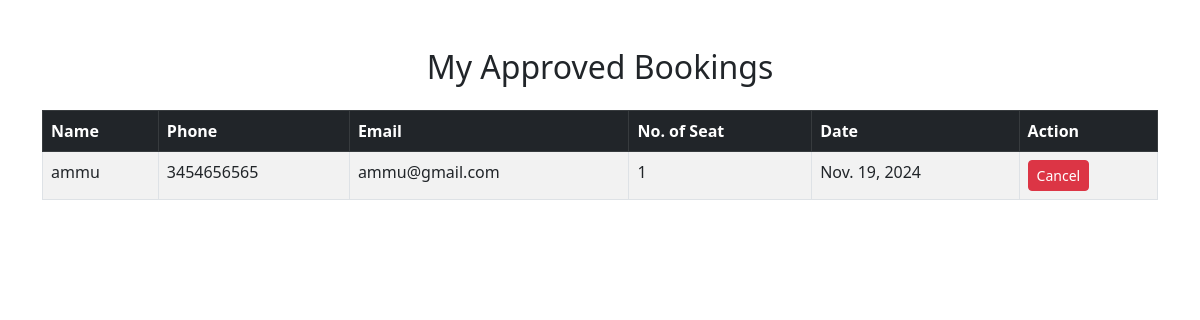
The page /Approved_booking_view/ (signed in) on the database its author committed.
### myapp/models.py (models this page shows)
class Booking(models.Model):
    booking_id=models.ForeignKey(Customers,on_delete=models.CASCADE)
    Name=models.CharField(max_length=100,verbose_name='Name')
    Phone=models.BigIntegerField(verbose_name='Phone')
    Email=models.EmailField(verbose_name='Email')
    Persons=models.IntegerField(verbose_name='Person')
    Date=models.DateField(verbose_name='Date')
    Status=models.IntegerField(verbose_name='Status',default=0)

### myapp/views.py (the view)
# urls.py: path('Approved_booking_view/', views.Approved_booking_view, name='Approved_booking_view'),
@login_required
def Approved_booking_view(request):
    approved_bookings = Booking.objects.filter(
        booking_id__customers_id=request.user,  # Link the booking to the logged-in user
        Status=1  # Only approved bookings
    )
    return render(request, 'booking_status.html', {'approved_bookings': approved_bookings})

### myapp/templates/booking_status.html (shortened to what this page needs)
<!DOCTYPE html>
<html lang="en">
<head>
    <link href="https://cdn.jsdelivr.net/npm/bootstrap@5.3.0-alpha1/dist/css/bootstrap.min.css" rel="stylesheet">
</head>
<body>
    <div class="container mt-5">
        <h2 class="text-center mb-4">My Approved Bookings</h2>
        {% if approved_bookings %}
        <div class="table-responsive">
            <table class="table table-bordered table-striped">
                <thead class="table-dark">
                    <tr>
                        <th>Name</th>
                        <th>Phone</th>
                        <th>Email</th>
                        <th>No. of Seat</th>
                        <th>Date</th>
                        <th>Action</th>
                    </tr>
                </thead>
                <tbody>
                    {% for booking in approved_bookings %}
                    <tr>
                        <td>{{ booking.Name }}</td>
                        <td>{{ booking.Phone }}</td>
                        <td>{{ booking.Email }}</td>
                        <td>{{ booking.Persons }}</td>
                        <td>{{ booking.Date }}</td>
                        <td>
                            <a href="{% url 'delete_seat' booking.id %}"
                               class="btn btn-danger btn-sm"
                               onclick="return confirmCancellation();">
                                Cancel
                            </a>
                        </td>
                    </tr>
                    {% endfor %}
                </tbody>
            </table>
        </div>
        {% else %}
        <p class="text-center text-muted">No approved bookings yet.</p>
        {% endif %}
    </div>
</body>
</html>

### rows shown on the page
Booking: Name "ammu", Phone "3454656565", Email "ammu@gmail.com", Persons "1", Date "Nov. 19, 2024"
